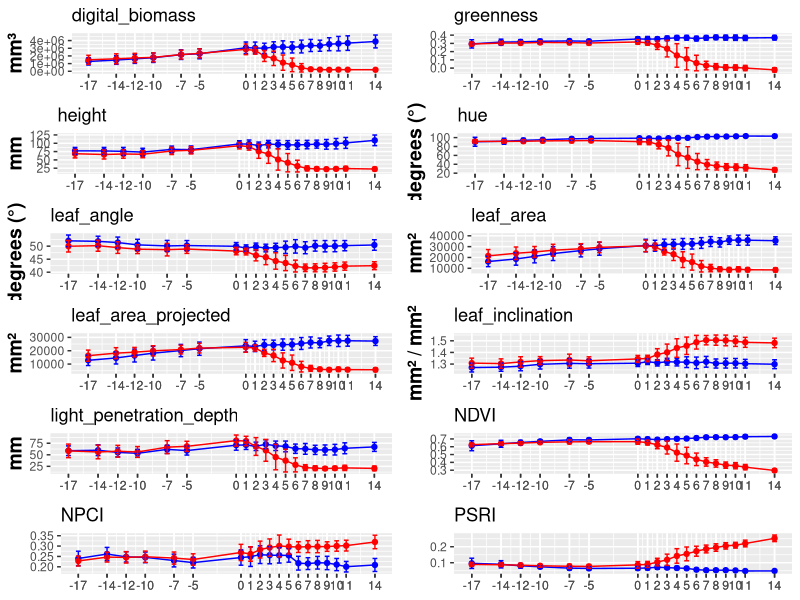
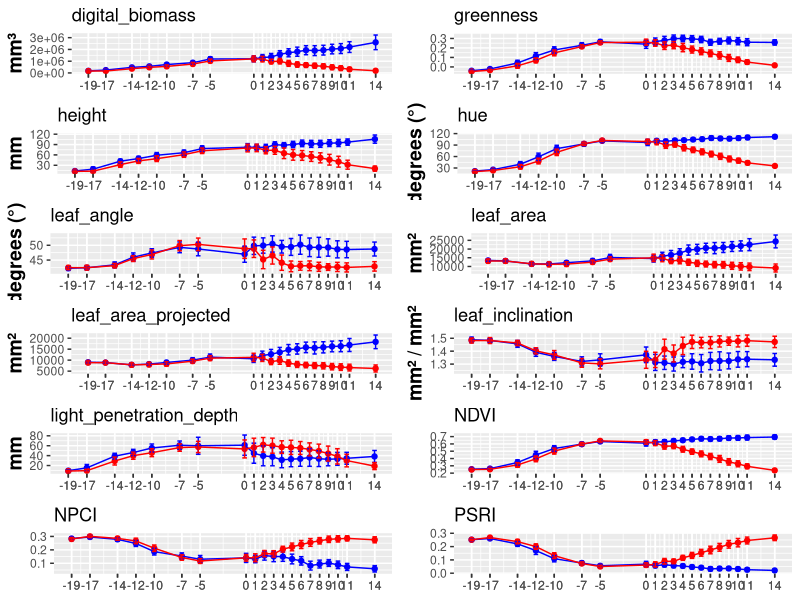
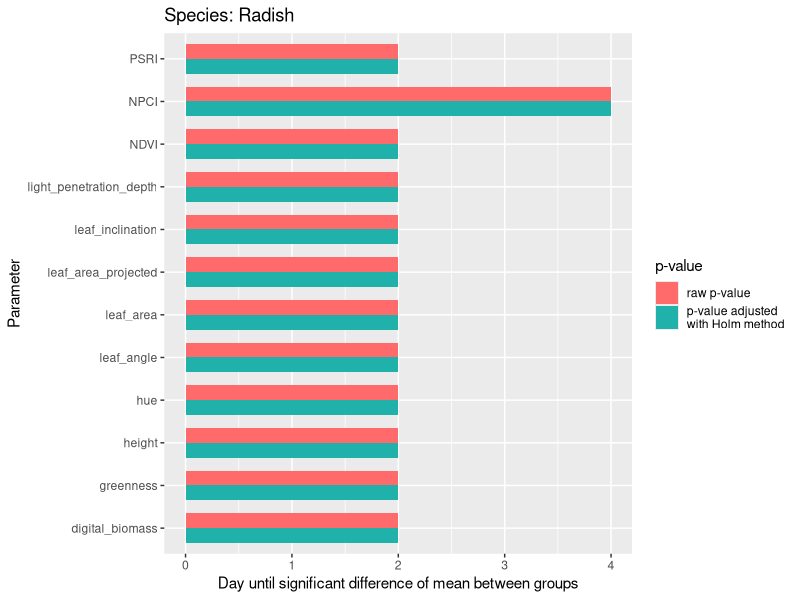
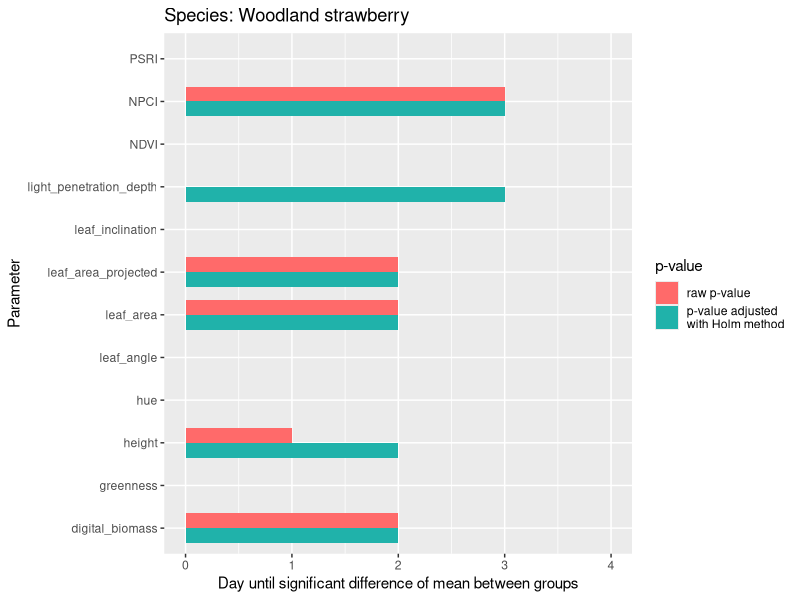
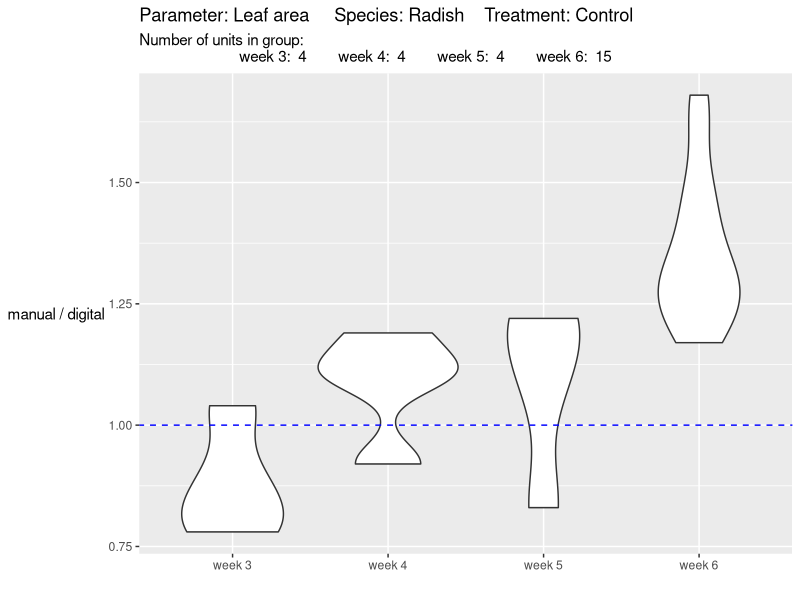
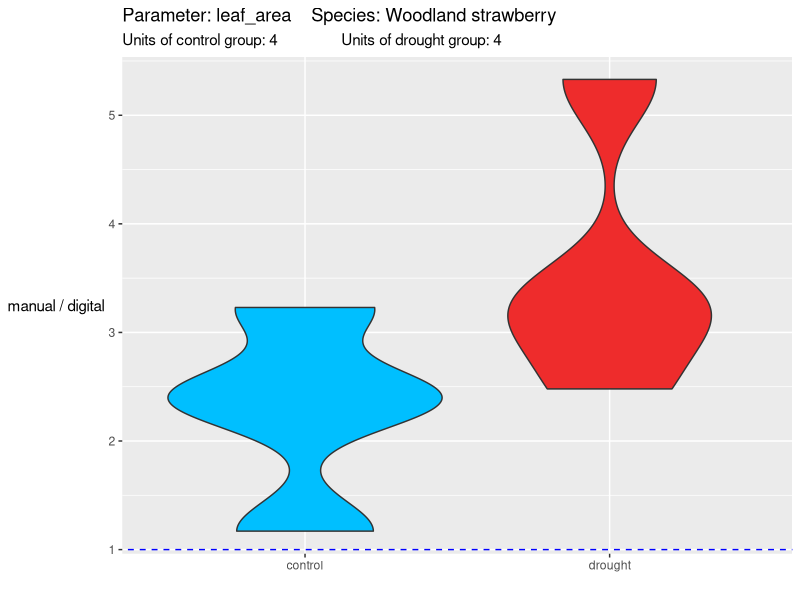
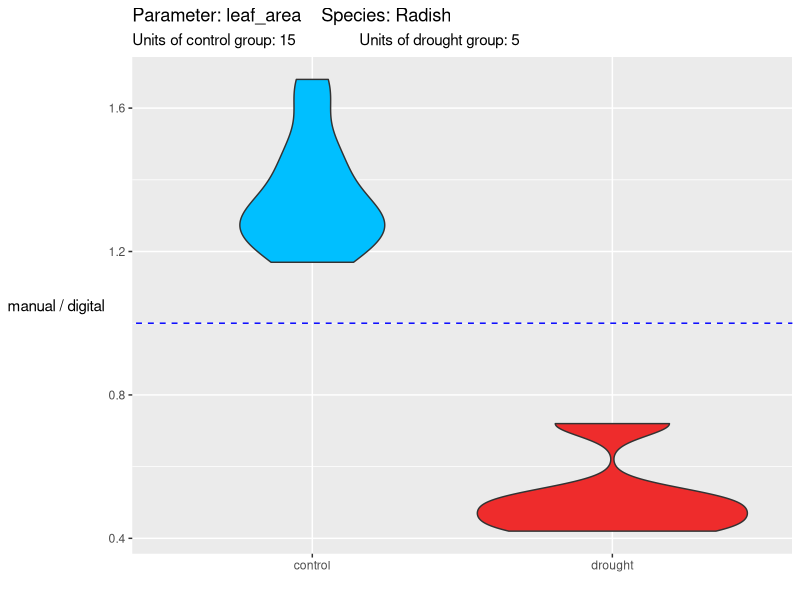
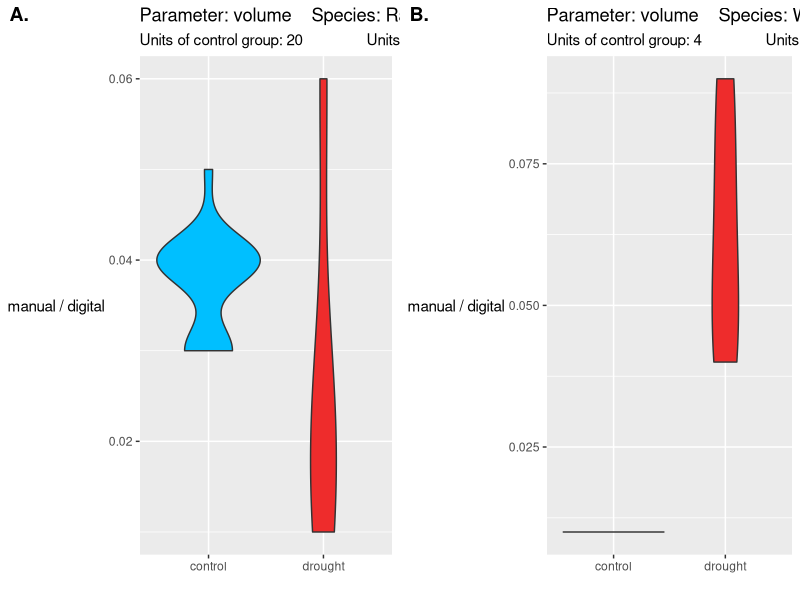

These charts were generated, in order, by the following R code:
#### SETUP ####
# Packages:
library(tidyverse) # contains dplyr, tidyr and ggplot2
library(lubridate) # Load lubridate, which is a part of tidyverse
library(cowplot) # To arrange multiple ggplots on one page

# Sets working directory to the downloaded directory 
# containing everything for the bachelor thesis:
setwd("/mnt/chromeos/MyFiles/Downloads/BT/")


# Disclaimer: Throughout this project "strawberry" and "woodland strawberry" 
#             refers to the same species!


#### Read csv-files: ----

### Experiment 1 (main-project):
## Strawberry:
raw_ex1_straw_df <- read.csv(
  "Cand8_Strawberries2_20220309_planteye.csv", header = T)

## Radish:
raw_ex1_rad_c <- read.csv(
  "Cand8_Raddishes_control_20220309_planteye.csv", # Control
  header = T)
raw_ex1_rad_d <- read.csv(
  "Cand8_Raddishes_drought_20220309_planteye.csv", # Drought
  header = T)
# Conbine the two data frames into one:
raw_ex1_rad_df <- rbind(raw_ex1_rad_c, raw_ex1_rad_d) # Binds the data frames
rm(raw_ex1_rad_c) # Clean-up
rm(raw_ex1_rad_d) # Clean-up


### Experiment 2 (side-project):
## PlantEye (radishes):
ex2_planteye <- read.csv(
  "Cand8_Raddishes_sideproject_20220309_planteye.csv", 
  header = T)

## Measurements from manual phenotyping methods (weight, volume):
ex2_manual <- read.csv("Manual_measruements.csv", 
                       header = T, dec = ",")

## Leaf area calculated using ImageJ:
larea <- read.csv(
  "leaf_area_imagej.csv", 
  header = T)




#### Tidying up PlantEye data: ----
### First define general functions that will tidy up the PlantEye data:
# Function that uses functions from the packages lubridate
# to calculates the days since day0:
days <- function(df) {
  
  # Convert timestamp to only include the date:
  df$timestamp <- as_date(df$timestamp)
  
  # Create column with days since start:
  day0 <- sort(df$timestamp)[1] # Day 0
  # Convert date to numeric, and calculate difference between day x and day 0
  df$days_since_start <- as.numeric(df$timestamp - day0) 
  # Convert date back to "normal" readable format
  df$timestamp <- as.character(df$timestamp)
  
  return(df)
}



# Function that covers the basic refinements of the PlantEye data:
tidy_planteye <- function(df) {
  # Remove "coordinates" information from unit column  (e.g. 1:2:1, to only 1):
  df$unit <- substring(df$unit, 1, 2)
  
  # Create a new data frame with only the interesting columns:
  df <- df %>% 
    select(!contains(".bin")) %>%  # Remove "bin_" columns
    select(-g_alias) %>%  # Remove g_alias column
    rename(  # Use rename() to rename columns
      species = genotype,
      digital_biomass = Digital.biomass..mm..,                # unit: mm3
      greenness = greenness.average,
      height = Height..mm.,                                   # unit: mm
      height_max = Height.Max..mm.,                           # unit: mm
      hue = hue.average....,                                  # unit: ° (degree) 
      leaf_angle = Leaf.angle....,                            # unit: ° (degree)
      leaf_area = Leaf.area..mm..,                            # unit: mm2
      leaf_area_index = Leaf.area.index..mm..mm..,            # unit: mm2/mm2
      leaf_area_projected = Leaf.area..projected...mm..,      # unit: mm2
      leaf_inclination = Leaf.inclination..mm..mm..,          # unit: mm2/mm2
      light_penetration_depth = Light.penetration.depth..mm., # unit: mm
      NDVI = NDVI.average,
      NPCI = NPCI.average,
      PSRI = PSRI.average
    )
  
  # Set all character values to lower case:
  df$species <- tolower(df$species)
  df$treatment <- tolower(df$treatment)
  
  ## OBS! Following lines correct stuff specific for my experiment!
  # Remove missing units:
  if (is.element("strawberry", df$species)) {
    df <- df[!(df$unit == 17 & df$treatment == "drought"), ] # Block17, drought
    df <- df[!(df$unit == 18 & df$treatment == "drought"), ] # Block18, drought
    df <- df[!(df$unit == 22 & df$treatment == "drought"), ] # Block22, drought
    df <- df[!(df$unit == 26 & df$treatment == "control"), ] # Block26, control 
  }
  
  # Correct typo (raddish to radish):
  if (is.element("raddish", df$species)) {
    df$species[df$species == "raddish"] <- "radish"
  }
  
  
  return(df)
}



### Apply the functions to PlantEye data:

# Experiment 1:
# Calculate the days since start and apply the tidy_planteye function:
raw_ex1_straw_df <- days(raw_ex1_straw_df) %>% tidy_planteye()
raw_ex1_rad_df <- days(raw_ex1_rad_df) %>% tidy_planteye()

# Merge all data from experiment 1:
ex1_planteye <- rbind(raw_ex1_straw_df, raw_ex1_rad_df)
rm(raw_ex1_straw_df) # Clean-up
rm(raw_ex1_rad_df)   # Clean-up


# Experiment 2:
# Calculate the days since start and apply the tidy_planteye function:
ex2_planteye <- days(ex2_planteye) %>% tidy_planteye()

# Experiment 2 also use data gathered from experiment one. Therefore, I combine
# all the data in one data frame :
all_planteye <- rbind(ex1_planteye, ex2_planteye)

# We don't need the old data frame ex2_planteye, and therefore delete it:
rm(ex2_planteye) # Clean-up



#### Tidying up data acquired with manual phenotyping methods: ----

### Now, basic tydying up of the data frame of manual measurements (ex2_manual):
# Convert date to R-readable dates (same format as other data frames):
ex2_manual <- ex2_manual %>% rename(timestamp = date) # Rename column
ex2_manual$timestamp <- as_date(ex2_manual$timestamp, format = "%d.%m.%Y") %>% 
  as.character() # Converts back to character object

# Change the identification "project" to "experiment":
ex2_manual$project <- ifelse(ex2_manual$project == "main", "ex1", "ex2")
ex2_manual <- ex2_manual %>%  rename(experiment=project)

# Adds missing values for treatment in experiment 2:
ex2_manual$treatment[ex2_manual$experiment == "ex2"] <- "control"

# Calculate water displaced (i.e. volume of plant):
ex2_manual <- ex2_manual %>% 
  # Create a new column with the displaced water (volume, cm3)
  mutate(vol_man_cm3 = water_level_at_end - water_level_at_start) %>% 
  # Remove the redundant columns
  select(-c(water_level_at_end, water_level_at_start))


### Then, over to finding data in PlantEye dfs:
# Define a function that finds the value for a specific parameter
# in the PlantEye data frame (all_planteye):
from_planteye <- function(unit_, species_, treatment_, timestamp_, parameter_) {
  val <- all_planteye %>% 
    # Subset df to only include the single row that matches with function arguments:
    filter(unit == unit_, species == species_, 
           treatment == treatment_, timestamp == timestamp_) %>% 
    # The single element present in the chosen parameter column:
    .[[parameter_]]
  
  return(val)
}



## Use the function from_planteye to fill two new columns:
for (parm in c("digital_biomass", "leaf_area")) {
  # Use the information in the rows as arguments in the function:
  for (i in 1:nrow(ex2_manual)) { 
    ex2_manual[[parm]][i] <- from_planteye(
      ex2_manual$unit[i],
      ex2_manual$species[i],
      ex2_manual$treatment[i],
      ex2_manual$timestamp[i],
      parm
    )
  }
}


# The stored digital biomass and leaf area has the respective units mm3 and
# mm2. We further want to convert them to respectively cm3 and cm2, since that
# was the unit for the manual measurements. Moreover, drop the old columns.
ex2_manual <- ex2_manual %>% 
  mutate(digital_biomass_cm3 = round(digital_biomass/1000, digits = 0),
         digital_leaf_area_cm2 = round(leaf_area/100, digits = 0)) %>% 
  select(-c(digital_biomass, leaf_area))


### Lastly, some tidying of the leaf area from ImageJ data, and merging:
# Smaller corrections:
larea$leaf_area_cm2 <- larea$leaf_area_cm2 %>% 
  str_replace(",", ".") %>% # Change the decimal character (, to .)
  as.numeric() %>% # Convert character elements to numeric ones
  round(0) # Round to integer 

# Join the column with manually measured leaf area 
# with the df with the rest of the data:
ex2_manual <- left_join(ex2_manual, larea) 

# Clean-up
rm(larea)




#### Plots all parameters, Experiment 1 ----


# NB! 
# Last day of watering for the drought group was 20th of February for
# both species. The following day (21st of February) is counted as day 0 of
# the drought period. Scanning of the radishes began 2 days ahead of 
# strawberries. This means that day0 of drought period is 17 days 
# after experiment start for strawberries, and 19 for radishes.

### First, create a vector containing all the parameter names:

# All the parameters from the PlantEye dfs:
all_parameters <- colnames(ex1_planteye)[5:(length(colnames(ex1_planteye))-1)]
#parameters <- all_parameters
# Only the parameters of interest:
parameters <- all_parameters %>% 
  .[-c(       # Remove parameters not of interest to this experiment
    which(. == "height_max"),       # Remove parameter "height_max" because...
    which(. == "leaf_area_index")   # Remove "leaf_area_index" because...
  )]

rm(all_parameters) # clean-up


### Secondly, create a data frame which contain the parameter names and units:
# Create a vector for units to all the parameters:
parameter_units <- c("mm\U00B3", "", 
                     "mm", "degrees (°)", 
                     "degrees (°)", "mm\U00B2", 
                     "mm\U00B2", "mm\U00B2 / mm\U00B2", 
                     "mm", "", 
                     "", "") 
# NB! \U00B3 = unicode superscript 3, \U00B2 = unicode superscript 2 
# Create the data frame of names and units:
parm_unit_df <- cbind.data.frame(parameters, parameter_units)

# Clean-up:
rm(parameter_units)


### Lastly, define and apply function that plots all parameters:

# Function that creates a plot for a specified species and parameter: 
plot_parameter <- function(parameter_, species_, day0) {
  # Subset of PlantEye df with only the given species (arg: species_), 
  # parameter (arg: parameter_)
  df <- ex1_planteye %>% 
    filter(species == species_) %>% 
    select(all_of(parameter_), days_since_start, treatment)
  
  # Subtract the value of day0 of drought period (arg: day0) from days interval:
  # E.g.: 1, 2, 3, 4, 5 → -2, -1, 0, 1, 2, if day0 = 3.
  df$days_drought <- df$days_since_start - day0
  
  # Create a condensed / summery data frame:
  cond_df <- df %>% 
    group_by(days_drought, treatment) %>% 
    summarise(units = n(),
              mean_val = mean(get(parameter_)),
              SD = sd(get(parameter_)),
              SEM = SD/sqrt(units),
              .groups = "keep") # Keep the grouping (from group_by())
  
  # Unit of parameter:
  unit_ <- parm_unit_df %>% filter(parameters == parameter_) %>% .[,2]
  
  # Create the plot:
  # Core:
  ggplot(
    cond_df, 
    aes(days_drought, mean_val, colour=treatment, group=treatment)
    )+
    geom_point()+ # Sets the mean values as points
    geom_line()+ # Connects the dots
    # Error bars (mean ± SD):
    geom_errorbar(aes(days_drought, ymax= mean_val+SD, ymin= mean_val-SD), 
                  width=0.5)+
    # Additional settings:
    scale_color_manual(values = c("blue", "red"))+ # Blue = control, Red = drought
    scale_x_continuous(breaks = cond_df$days_drought)+ # Only show the days of measurements
    theme(legend.position = "none", # Remove legend
          axis.title.x=element_blank(), # Remove x-label
          axis.title.y = element_text(face = "bold", size = 14))+ # Make y-label bigger and of bold type
    ylab(unit_)+
    ggtitle(parameter_) # Sets the plot title as the given parameter
  
}


# Creates a list, where the elements are plots created by the function 
# plot_parameter. Each plot is created with a given parameter (elements in
# the vector "parameters"):
straw_plots <- lapply(parameters, plot_parameter, 
                      "strawberry", 17)

rad_plots <- lapply(parameters, plot_parameter, 
                    "radish", 19)

# Display all the plots in the list (default: 4x3):
# do.call(plot_grid, straw_plots)
# do.call(plot_grid, rad_plots)
# If you want to specify how many plots per column/row, run this:
do.call(plot_grid, c(straw_plots, ncol=2, nrow=6))
do.call(plot_grid, c(rad_plots, ncol=2, nrow=6))
# Save the plots by toggling these two lines:
#ggsave("straw_parameters.jpg", width=20, height=25, units = c("cm"))
#ggsave("rad_parameters.jpg", width=20, height=25, units = c("cm"))

# Clean up:
rm(straw_plots)
rm(rad_plots)
rm(parm_unit_df)

#### Statistical calculations, Experiment 1 ----

### First, find out which measuring days to do statistical tests on:

# Function that returns a vector containing day0 of drought stress 
# (arg = day0), and the a given number of measuring days prior and
# after day0 (arg = days_from_day0):
measurement_int <- function(species_, day0, days_from_day0) {
  int <- ex1_planteye$days_since_start[ex1_planteye$species == species_] %>% 
    unique() %>% 
    .[
      (which(. == day0)-days_from_day0) 
      :
        (which(. == day0)+days_from_day0)
    ]
}

# Create the interval for both species:
# NB! I started with 3, but now I know that it needs to be 4 measuring days
inter_straw <- measurement_int("strawberry", 17, 4) 
inter_rad <- measurement_int("radish", 19, 4)


### Secondly, run t-tests and store the p-values

# Function to find measurements from PlantEye data (given species and day), 
# and calculate p-value for the specified parameter:
ttest_parm <- function(species_, day, parameter_) {
  # Data frame of only given species and day:
  df <- ex1_planteye %>% 
    filter(species == species_ & days_since_start == day) %>% 
    select(treatment, all_of(parameter_)) # Use all_of() to silence warning message
  
  # Run a unpaired two-samples t-test:
  test <- t.test( 
    get(parameter_)~treatment, 
    data = df, 
    var.equal = T, # I assume that the variances are equal
    conf.level = 0.95
  )
  
  # Return a vector with parameter, species, day and p-value:
  return(c(parameter_, species_, day, test$p.value))
}



# Create data frame to store the p-values: 
p_df <- data.frame(matrix(ncol = 4, nrow = 0))


# Append result from the function ttest_parm() for strawberries:
for (parm in parameters) { # Parameter name
  for (day in inter_straw) {  # Day in intervall (i.e. measuring day)
    p_df <- rbind(p_df, ttest_parm("strawberry", day, parm))
  }
}

# Append result from the function ttest_parm() for radishes:
for (parm in parameters) {
  for (day in inter_rad) {
    p_df <- rbind(p_df, ttest_parm("radish", day, parm))
  }
}

# Corrects the colnames:
colnames(p_df) <- c("parameter", "species", "day", "p_val")


# Make sure elements are of numeric format:
p_df$p_val <- as.numeric(p_df$p_val)
p_df$day <- as.numeric(p_df$day)



### Now, we would like to adjust/correct the p-values using the Holm-method:

# Function that takes all the raw/unadjusted p-values for all the parameters,
# and adjust them using the Holm-method:
correction <- function(species_, day_) {
  df <- p_df %>%
    filter(species == species_ & day == day_)
  
  df$holm <- p.adjust(df$p_val, "holm") %>% round(4)
  
  return(df)
}


# Create a storage df where the values are corrected 
# for number of parameters:
corr_parm <- data.frame(matrix(ncol = 5, nrow = 0))

# Fills the data frame with a single day at the time, 
# using the function correction():
for (i in 1:length(inter_straw)) { # Iterate from 1 to total number of measuring days
  # First, use the correction function on parameter values for a single day: 
  single_day_straw <- correction("strawberry", day_=inter_straw[i])
  
  single_day_rad <- correction("radish", day_=inter_rad[i])
  
  # Then, add these to the storage data frame
  corr_parm <- rbind(corr_parm, single_day_straw, single_day_rad)
}

# Correct the column names:
colnames(corr_parm) <- c("parameter", "species", 
                         "day", "p_val", "holm_parm")

# Clean-up:
rm(single_day_straw)
rm(single_day_rad)


### Then, we define function that will use the p-values to create plots and tables:

# Function that calculates the first day from day0 (start of drought period)
# when there is a stat.sign.diff. of mean:
rejection_day <- function(df, parameter_) {
  # Subset data frame for the given parameter
  parm_df <- df %>% 
    filter(parameter == parameter_) %>% 
    .[order(.$day),] # Order the df based on day-values 
  
  # Vector of index values for rows where day >= 0:
  days_0_to_end <- which(parm_df$day == 0):nrow(parm_df)
  
  # Loop to check if the p-value is less than alpha (0.05):
  for (i in days_0_to_end) {
    # Check if the p-value is less than alpha (0.05):
    if (parm_df$p_val[i] < 0.05) {
      day_reject_p_uncor <- parm_df$day[i]
      break # The loop brakes so that the the object 
      #(day_reject_p_uncor) holds the value of the first day
      # there is a statistically significant difference
      
    } else { # If none of the days has a p-value less than alpha
      day_reject_p_uncor <- NA # NA: p-value > 0.05 for ALL days!
    }
  }
  
  # Loop idetical with the previous loop, but for the corrected p-value:
  for (i in days_0_to_end) {
    if (parm_df$holm_parm[i] < 0.05) {
      day_reject_holm <- parm_df$day[i]
      break
    } else {
      day_reject_holm <- NA
    }
  }
  
  # Return a vector with the parameter, the first day of stat.sig.dif. 
  # with uncorrected p-value, and the same for Holm-corrected p-value:
  return(c(parameter_, day_reject_p_uncor, day_reject_holm))
}



# Function that uses the function rejection_day() and plots the result:
plot_rejection_day <- function(df) {
  # Storage data frame:
  reject_day_df <- data.frame(matrix(ncol = 3, nrow = 0))
  # Fills the storage df with the result of function rejection_day():
  for (parm in parameters) { # Iterates all parameters 
    reject_day_df <- rbind(reject_day_df, rejection_day(df, parm))
  }
  # Change colnames: 
  colnames(reject_day_df) <- c("parameter",
                               "day_reject_uncorrected", 
                               "day_reject_corrected")
  # Set the day-value as a numeric value:
  reject_day_df$day_reject_uncorrected <- as.numeric(
    reject_day_df$day_reject_uncorrected)
  
  reject_day_df$day_reject_corrected <- as.numeric(
    reject_day_df$day_reject_corrected)
  
  
  # Convert wide-format to long format:
  reject_day_df <- reject_day_df %>% 
    pivot_longer(cols=2:3, 
                 names_to="p_type",
                 values_to="day_reject")
  
  
  # Bar plot:
  ggplot(reject_day_df, aes(x=parameter, y=day_reject, fill=p_type))+
    geom_bar(position="dodge", stat = "identity", width=0.7)+
    ylim(
      0,
      tail(unique(df$day), n=1) # If the interval of days is changed this
      # ensures that y-axis ends with the last day
    )+
    coord_flip()+ # Flip the bar plot (y-axis is now horizontally)
    ggtitle(paste0("Species: ", ifelse(
                                      unique(df$species)=="strawberry", 
                                      "Woodland strawberry", 
                                      "Radish")))+
    ylab("Day until significant difference of mean between groups")+
    xlab("Parameter")+
    labs(fill="p-value")+ # Legend title
    scale_fill_manual(
      values = c("indianred1", "lightseagreen"), # Color of bars
      breaks = c("day_reject_uncorrected", "day_reject_corrected"), # Order of bars
      labels = c("raw p-value", "p-value adjusted
with Holm method") # Name of bars
    )
  
}



# Function that uses the subsection of the data frame corr_parm to show when
# there was a stat.sign.diff. of mean between the two groups:
reject_table <- function(org_df, species_) {
  # Create a new data frame:
  df_wide <- org_df %>% 
    select(parameter, day, holm_parm) %>% 
    group_by(parameter) %>% 
    pivot_wider(names_from = day, values_from = holm_parm) 
  # ↑ Converts from long to wide format, by giving each day its own column
  
  
  # Change the data of the data frame:
  df_wide[, 2:ncol(df_wide)] <- ifelse(
    df_wide[, 2:ncol(df_wide)] < 0.05, # Checks if p-value less than sign.level
    "REJECT", # If statement is TRUE, replace the numeric value with "REJECT"
    "") # If statement is FALSE, replace the numeric value with "", i.e. blank 
  
  View(df_wide)
  
  # Toggle this comment for writing a CSV-file:
  #write.csv(df_wide, paste0("Table_", species_, ".csv"), row.names = F)
}



### Lastly, we create subsections of the data frame corr_parm, based on species,
### and run the functions plot_rejection_day() and reject_table():

## Subsections of corr_parm
rad <- corr_parm %>% 
  filter(species == "radish")
rad$day <- rad$day - 19 # subtract with the value of day 0


straw <- corr_parm %>% 
  filter(species == "strawberry")
straw$day <- straw$day - 17 # subtract with the value of day 0


## Display the result of the function plot_rejection_day:
plot_rejection_day(rad)
plot_rejection_day(straw)

## Display the result of the function reject_table:
reject_table(straw, "Woodland_strawberry")
reject_table(rad, "Radish")



#### Plots for manual vs. digital, Experiment 2 ----

### Leaf area, multiple weeks:

# Create new data frame with needed data:
larea_mweeks <- ex2_manual %>% 
  filter((species == "radish" & treatment == "control")) %>% 
  select(unit, timestamp, treatment, leaf_area_cm2, digital_leaf_area_cm2) %>% 
  .[!is.na(.$leaf_area_cm2),] # Drop rows with NAs (for leaf area)

# Creating a new column with the calculated fraction (rounded to two decimals):
larea_mweeks <- larea_mweeks %>% 
  mutate(fraction = round(leaf_area_cm2/digital_leaf_area_cm2, digits = 2))

# Create a new column containing the weeks since experiment start:
larea_mweeks$week <- NA
# Fills the new column based on the timestamp, to give correct week:
for (i in 1:nrow(larea_mweeks)) { # Iterate from 1 to total number of rows
  if (larea_mweeks$timestamp[i] == "2022-02-16") {
    larea_mweeks$week[i] <- "week 3"
  } else if (larea_mweeks$timestamp[i] == "2022-02-23") {
    larea_mweeks$week[i] <- "week 4" 
  } else if (larea_mweeks$timestamp[i] == "2022-03-02") {
    larea_mweeks$week[i] <- "week 5"
  } else { # Then they are either "2022-03-07" or "2022-03-09"
    larea_mweeks$week[i] <- "week 6"
  }
}

# Plotting box plots for the individual weeks:
ggplot(larea_mweeks, aes(week, fraction))+
  geom_violin()+
  geom_abline(intercept=1,slope = 0, color="blue", linetype="dashed")+ # Indication of fraction value 1.0
  labs(x="", y="manual / digital",
       title = "Parameter: Leaf area     Species: Radish    Treatment: Control",
       subtitle = paste0("Number of units in group: 
                         week 3:  ", length(larea_mweeks$week[larea_mweeks$week == "week 3"]),
                         "        week 4:  ", length(larea_mweeks$week[larea_mweeks$week == "week 4"]),
                         "        week 5:  ", length(larea_mweeks$week[larea_mweeks$week == "week 5"]),
                         "        week 6:  ", length(larea_mweeks$week[larea_mweeks$week == "week 6"])
       ))+
  theme(axis.title.y = element_text(vjust = 0.5, angle = 0)) # Sets the label in centrum and horizontaly

rm(larea_mweeks) # Clean-up



### Leaf area and volume at experiment end (single week):

# Define a function to plot all violin plots:
fraction_plot <- function(org_df, species_, measurement, view_df=F) {
  # Volume:
  if (measurement == "volume") {
    df <- org_df %>% 
      filter(species == species_) %>% 
      select(unit, timestamp, treatment, vol_man_cm3, digital_biomass_cm3) %>% 
      .[!is.na(.$vol_man_cm3),]
    
    df$fraction <- (df$vol_man_cm3/df$digital_biomass_cm3)
    df$fraction <- round(df$fraction, 2)
  
  # Leaf area:
  } else if (measurement == "leaf_area") {
    df <- org_df %>% 
      filter(species == species_) %>% 
      select(unit, timestamp, treatment, leaf_area_cm2, digital_leaf_area_cm2) %>% 
      .[!is.na(.$leaf_area_cm2),]
    
    df$fraction <- (df$leaf_area_cm2/df$digital_leaf_area_cm2)
    df$fraction <- round(df$fraction, 2)
  }
  
  # View the data frame. Could be usefull.
  if (view_df == T) {
    View(df)
  }
  
  # Create a violoin plot of the fraction manual/digital:
  vplot <- ggplot(df, aes(treatment, fraction, fill=treatment))+
    geom_violin()+
    scale_fill_manual(values = c("deepskyblue1", "firebrick2"))+ # deepskyblue1 = control, firebrick2 = drought
    geom_abline(intercept=1,slope = 0, color="blue", linetype="dashed")+
    labs(x="", y="manual / digital", 
         title = paste0("Parameter: ", measurement, "    Species: ", 
                        ifelse(species_=="strawberry", 
                               "Woodland strawberry", 
                               "Radish")),
         subtitle = paste0("Units of control group: ", 
                           length(df$treatment[df$treatment == "control"]),
                           "                ",
                           "Units of drought group: ", 
                           length(df$treatment[df$treatment == "drought"])))+
    theme(axis.title.y = element_text(vjust = 0.5, angle = 0), # display label horizontaly
          legend.position = "none") # Remove legend
  
  return(vplot)
}

# Leaf area, strawberry:
fraction_plot(ex2_manual, "strawberry", "leaf_area", F)


# Leaf area, radish:
# NB! Not all radishes were measured the same week, so I create a new
# data frame with only measurements from the last week: 
radish_df <- ex2_manual %>% filter(
  (timestamp == "2022-03-07" | timestamp == "2022-03-09"))
# Then, plot it:
fraction_plot(radish_df, "radish", "leaf_area", F)
rm(radish_df) # Clean-up


# Volume, both species:
a <- fraction_plot(ex2_manual, "radish", "volume", F)
b <- fraction_plot(ex2_manual, "strawberry", "volume", F)
plot_grid(a, b, labels = c("A.", "B.")) # Display both plots in same window


